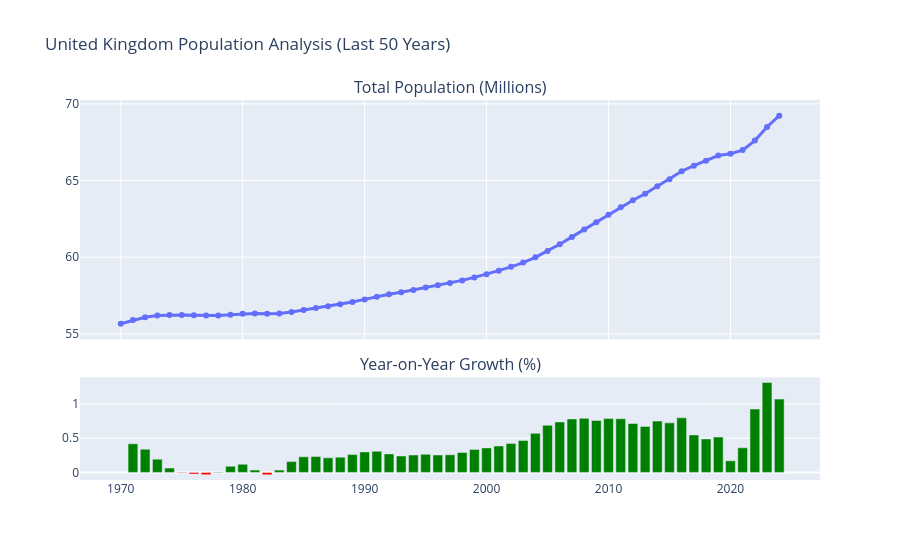

Here is the notebook cell this chart was saved with:
### Code cell
# Create subplots with 2 rows and 1 column
fig = make_subplots(
    rows=2, cols=1,
    shared_xaxes=True,
    vertical_spacing=0.1,  # Space between charts
    row_heights=[0.7, 0.3],  # 70% height for main chart, 30% for bar chart
    subplot_titles=("Total Population (Millions)", "Year-on-Year Growth (%)")
)

# Top Chart: Absolute Population (Line + Markers)
fig.add_trace(
    go.Scatter(
        x=uk_population["year"],
        y=uk_population["population_in_millions"],
        mode="lines+markers",
        name="Population",
        line=dict(width=3)
    ),
    row=1, col=1
)

# Bottom Chart: Percentage Change (Bar)
fig.add_trace(
    go.Bar(
        x=uk_population["year"],
        y=uk_population["population_change_percentage"],
        marker_color=uk_population["color"],  # Use the calculated red/green column
        name="Change %"
    ),
    row=2, col=1
)

# Update layout configuration
fig.update_layout(
    title_text="United Kingdom Population Analysis (Last 50 Years)",
    showlegend=False
)

fig.show()

### Figure 1 — Plotly figure (JSON) as saved in the notebook; plotly's stock layout.template omitted (floating-point values rounded to 4 significant figures)
{"data": [{"line": {"width": 3}, "mode": "lines+markers", "name": "Population", "type": "scatter", "x": [1970, 1971, 1972, 1973, 1974, 1975, 1976, 1977, 1978, 1979, 1980, 1981, 1982, 1983, 1984, 1985, 1986, 1987, 1988, 1989, 1990, 1991, 1992, 1993, 1994, 1995, 1996, 1997, 1998, 1999, 2000, 2001, 2002, 2003, 2004, 2005, 2006, 2007, 2008, 2009, 2010, 2011, 2012, 2013, 2014, 2015, 2016, 2017, 2018, 2019, 2020, 2021, 2022, 2023, 2024], "xaxis": "x", "y": [55.66, 55.9, 56.09, 56.19, 56.23, 56.23, 56.21, 56.19, 56.2, 56.25, 56.31, 56.33, 56.31, 56.33, 56.42, 56.55, 56.68, 56.8, 56.93, 57.08, 57.25, 57.42, 57.58, 57.72, 57.87, 58.02, 58.17, 58.32, 58.49, 58.68, 58.89, 59.12, 59.37, 59.65, 59.99, 60.4, 60.85, 61.32, 61.81, 62.28, 62.77, 63.26, 63.71, 64.14, 64.62, 65.09, 65.61, 65.97, 66.29, 66.63, 66.74, 66.98, 67.6, 68.49, 69.23], "yaxis": "y"}, {"marker": {"color": ["red", "green", "green", "green", "green", "red", "red", "red", "green", "green", "green", "green", "red", "green", "green", "green", "green", "green", "green", "green", "green", "green", "green", "green", "green", "green", "green", "green", "green", "green", "green", "green", "green", "green", "green", "green", "green", "green", "green", "green", "green", "green", "green", "green", "green", "green", "green", "green", "green", "green", "green", "green", "green", "green", "green"]}, "name": "Change %", "type": "bar", "x": [1970, 1971, 1972, 1973, 1974, 1975, 1976, 1977, 1978, 1979, 1980, 1981, 1982, 1983, 1984, 1985, 1986, 1987, 1988, 1989, 1990, 1991, 1992, 1993, 1994, 1995, 1996, 1997, 1998, 1999, 2000, 2001, 2002, 2003, 2004, 2005, 2006, 2007, 2008, 2009, 2010, 2011, 2012, 2013, 2014, 2015, 2016, 2017, 2018, 2019, 2020, 2021, 2022, 2023, 2024], "xaxis": "x2", "y": [NaN, 0.4185, 0.3396, 0.1934, 0.06308, -0.007423, -0.0246, -0.03287, 0.00536, 0.08977, 0.1196, 0.03483, -0.03584, 0.03411, 0.1584, 0.2272, 0.2319, 0.2129, 0.2223, 0.2607, 0.2994, 0.3097, 0.2708, 0.24, 0.2549, 0.2649, 0.255, 0.2579, 0.2918, 0.334, 0.3579, 0.3857, 0.4242, 0.4667, 0.5706, 0.689, 0.7378, 0.7817, 0.7901, 0.7593, 0.787, 0.7846, 0.7148, 0.6718, 0.7499, 0.7242, 0.7974, 0.5472, 0.4896, 0.5159, 0.1696, 0.3596, 0.9256, 1.314, 1.072], "yaxis": "y2"}], "layout": {"annotations": [{"font": {"size": 16}, "showarrow": false, "text": "Total Population (Millions)", "x": 0.5, "xanchor": "center", "xref": "paper", "y": 1, "yanchor": "bottom", "yref": "paper"}, {"font": {"size": 16}, "showarrow": false, "text": "Year-on-Year Growth (%)", "x": 0.5, "xanchor": "center", "xref": "paper", "y": 0.27, "yanchor": "bottom", "yref": "paper"}], "showlegend": false, "title": {"text": "United Kingdom Population Analysis (Last 50 Years)"}, "xaxis": {"anchor": "y", "domain": [0, 1], "matches": "x2", "showticklabels": false}, "xaxis2": {"anchor": "y2", "domain": [0, 1]}, "yaxis": {"anchor": "x", "domain": [0.37, 1]}, "yaxis2": {"anchor": "x2", "domain": [0, 0.27]}}}
